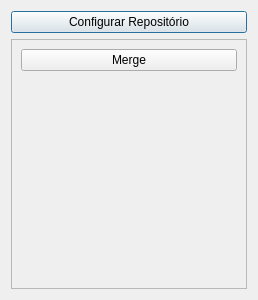
<?xml version="1.0" encoding="UTF-8"?>
<ui version="4.0">
 <class>Dialog</class>
 <widget class="QDialog" name="Dialog">
  <property name="geometry">
   <rect>
    <x>0</x>
    <y>0</y>
    <width>258</width>
    <height>300</height>
   </rect>
  </property>
  <property name="windowTitle">
   <string>GEOGIG</string>
  </property>
  <layout class="QVBoxLayout" name="verticalLayout">
   <item>
    <widget class="QPushButton" name="configRepoBtn">
     <property name="text">
      <string>Configurar Repositório</string>
     </property>
    </widget>
   </item>
   <item>
    <widget class="QFrame" name="frame">
     <property name="frameShape">
      <enum>QFrame::StyledPanel</enum>
     </property>
     <property name="frameShadow">
      <enum>QFrame::Raised</enum>
     </property>
     <layout class="QVBoxLayout" name="verticalLayout_2">
      <item>
       <widget class="QPushButton" name="mergeBtn">
        <property name="text">
         <string>Merge</string>
        </property>
       </widget>
      </item>
      <item>
       <spacer name="verticalSpacer">
        <property name="orientation">
         <enum>Qt::Vertical</enum>
        </property>
        <property name="sizeHint" stdset="0">
         <size>
          <width>20</width>
          <height>40</height>
         </size>
        </property>
       </spacer>
      </item>
     </layout>
    </widget>
   </item>
  </layout>
 </widget>
 <resources/>
 <connections/>
</ui>
